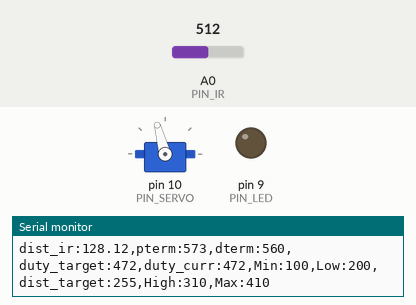
Simulated run of this sketch. Board: Arduino Uno, built with avr-gcc and run on an emulated ATmega328P. Shown: servo, output pins drawn as LEDs (lit = HIGH), the last lines printed to the serial monitor. The inputs (shaded band) are chosen by the test bench; at power-on: A0 (PIN_IR) = 512.

Above: at 1.2 s.
1.3 s: A0 (PIN_IR) set to 122
At 2.8 s:
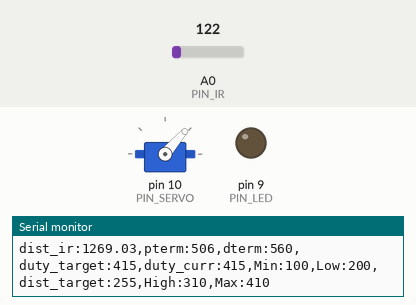
3.5 s: A0 (PIN_IR) set to 306
At 5.2 s:
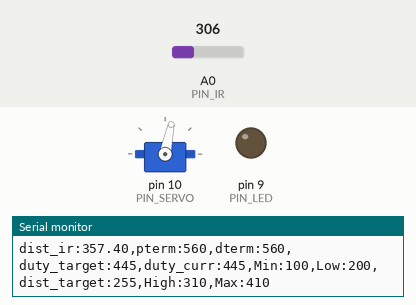
Timing chart, 0 to 6.7 s (numbered marks = the images above; inputs shaded):
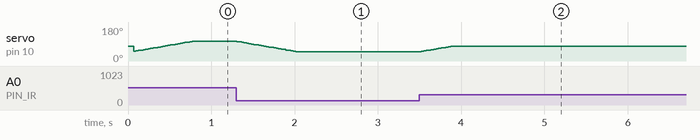

Measured:
- after the input at 1.3 s, servo on pin 10 (PIN_SERVO): moves from 105° to 49° over 0.71 s, starting at once
- after the input at 3.5 s, servo on pin 10 (PIN_SERVO): moves from 49° to 78° over 0.35 s, starting at once

The sketch:

PDcontrol.ino
```cpp
#include <Servo.h>

/////////////////////////////
// Configurable parameters //
/////////////////////////////

// Arduino pin assignment
#define PIN_LED 9            // [20200000] LED핀 설정
#define PIN_SERVO 10         //[20191979] Servo 핀 설정
#define PIN_IR A0            // [20191979] 적외선 핀(아날로그핀)

// Framework setting
#define _DIST_TARGET 360   // [20213085] 정지하려는 위치 목표값
#define _DIST_MIN 100         //[20191979] 최소거리
#define _DIST_MAX 410        //[20191979] 최대거리

// Distance sensor
#define _DIST_ALPHA 0.5 //[20203118] DIST_ALPHA 값 설정

// Servo range
#define _DUTY_MIN 1050    // [20213083]서보 각도의 최솟값 설정
#define _DUTY_NEU 1350   // [20213090]서보 수평 각도 펄스 값
#define _DUTY_MAX 1750        // [20213081] 서보 각도의 최댓값

// Servo speed control
#define _SERVO_ANGLE 30 //[20203118] 최대 가동범위에 따른 목표 서보 회전각
#define _SERVO_SPEED 50 //[20203118] 서보 속도 설정

// Event periods
#define _INTERVAL_DIST 10   // [20213099] 거리 센서 주기 설정
#define _INTERVAL_SERVO 20  // [20213099] 서보 주기 설정
#define _INTERVAL_SERIAL 80  // [20213099] 시리얼 표시 주기 설정

// PID parameters
#define _KP 1.2    //[20191979] 비례제어 값
#define _KD 30
//////////////////////
// global variables //
//////////////////////

// Servo instance
Servo myservo;  // [20213090] 서보 인스턴스 선언

// Distance sensor
float dist_target; // location to send the ball
float dist_raw, dist_ema, dist_cali, dist_average; //[20203118] 거리와 노이즈 필터 적용 후 거리를 저장하기 위한 변수
float alpha;
// Event periods
unsigned long last_sampling_time_dist, last_sampling_time_servo, last_sampling_time_serial; //[20203118] 마지막으로 측정한 거리, 마지막으로 측정한 서보 각도(각 이벤트별로 업데이트를 위해 측정하는 시간)
bool event_dist, event_servo, event_serial; //[20203118] 이벤트 별로 이번 루프에서 업데이트 여부

// Servo speed control
int duty_chg_per_interval; //[20213086]interval 당 최대 duty 변화량
int duty_target, duty_curr; //[20213086] 목표 duty와 현재 duty 값

// PID variables
float error_curr, error_prev, control, pterm, dterm, iterm;
//[20213086] error_curr: 현재 주기 오차값 / error_prev : 이전 주기 오차 값 / control : PID 제어량 / pterm, dterm, iterm : 비례,적분,미분 이득값

int a = 83;
int b = 205;

void setup() {
// initialize GPIO pins for LED and attach servo
  pinMode(PIN_LED, OUTPUT);

// move servo to neutral position
  myservo.attach(PIN_SERVO);
  duty_target = duty_curr = _DUTY_NEU;
  myservo.writeMicroseconds(duty_curr);

  // initialize global variables
  duty_curr=_DUTY_MIN; //[20203118] duty_curr 값 초기화
  dist_target=_DIST_TARGET; //[20203118] dist_target 값 초기화
  alpha = _DIST_ALPHA;
  last_sampling_time_dist = last_sampling_time_servo = last_sampling_time_serial = 0;
  event_dist = event_servo = event_serial = false;

  // initialize serial port
  Serial.begin(115200);

// convert angle speed into duty change per interval.
  duty_chg_per_interval = int((_DUTY_MAX-_DUTY_MIN))*((float)_SERVO_SPEED/_SERVO_ANGLE)*(float(_INTERVAL_SERVO)/1000.0); //duty_chg_per_interval 값 설정
}


void loop() {
  /////////////////////
  // Event generator //
  /////////////////////
  // [20213090]
  unsigned long time_curr = millis();
  if(time_curr >= last_sampling_time_dist + _INTERVAL_DIST){
          last_sampling_time_dist += _INTERVAL_DIST;
          event_dist = true;
  }
  if(time_curr >= last_sampling_time_servo + _INTERVAL_SERVO){
          last_sampling_time_servo += _INTERVAL_SERVO;
          event_servo = true;
  }
  if(time_curr >= last_sampling_time_serial + _INTERVAL_SERIAL){
          last_sampling_time_serial += _INTERVAL_SERIAL;
          event_serial = true;
  }


  ////////////////////
  // Event handlers //
  ////////////////////

  if(event_dist) {
    event_dist = false;
    // get a distance reading from the distance sensor
    dist_raw = ir_distance_filtered();
    dist_cali = 100 + 300.0 / (b - a) *(dist_raw - a);
    dist_ema = alpha*dist_cali + (1-alpha)*dist_ema;
    dist_average = 0;

    for(int i = 0; i < 100; ++i){
      dist_raw = ir_distance_filtered();
      dist_cali = 100 + 300.0 / (b - a) *(dist_raw - a);
      dist_ema = alpha*dist_cali + (1-alpha)*dist_ema;
      dist_average += dist_ema;
      delay(0.1);
    }

    dist_average /= 100;

  // PID control logic
    error_curr = dist_target - dist_average;
    pterm = _KP * error_curr; //[20213083]
    dterm = _KD * (error_curr - error_prev);
    control = pterm + dterm; //[20203118]

  // duty_target = f(duty_neutral, control)
    duty_target = _DUTY_NEU + control; //[20213086]

  // keep duty_target value within the range of [_DUTY_MIN, _DUTY_MAX]
    if(duty_target > _DUTY_MAX){duty_target = _DUTY_MAX;}
    if(duty_target < _DUTY_MIN){duty_target = _DUTY_MIN;}

    error_prev = error_curr;
  }

  if(event_servo) {
    event_servo=false;

     // adjust duty_curr toward duty_target by duty_chg_per_interval
    if(duty_target > duty_curr) {
        duty_curr += duty_chg_per_interval;
        if(duty_curr > duty_target) duty_curr = duty_target;
      }
    else {
        duty_curr -= duty_chg_per_interval;
        if(duty_curr < duty_target) duty_curr = duty_target;
      }

    // update servo position
    myservo.writeMicroseconds(duty_curr);
  }
  if(event_serial) {
    event_serial = false; //[20203118]
    Serial.print("dist_ir:");
    Serial.print(dist_average);
    Serial.print(",pterm:");
    Serial.print(map(pterm,-1000,1000,510,610));
    Serial.print(",dterm:");
    Serial.print(map(dterm,-1000,1000,510,610));
    Serial.print(",duty_target:");
    Serial.print(map(duty_target,1000,2000,410,510));
    Serial.print(",duty_curr:");
    Serial.print(map(duty_curr,1000,2000,410,510));
    Serial.println(",Min:100,Low:200,dist_target:255,High:310,Max:410");
  }
//  if(event_serial) {
//      event_serial = false;
//      Serial.print("dist_raw:");
//      Serial.print(dist_raw);
//      Serial.print(",dist_ir:");
//      Serial.print(dist_ema);
//      Serial.print(",pterm:");
//      Serial.print(map(pterm,-1000,1000,510,610));
//      Serial.print(",duty_target:");
//      Serial.print(map(duty_target,1000,2000,410,510));
//      Serial.print(",duty_curr:");
//      Serial.print(map(duty_curr,1000,2000,410,510));
//      Serial.println(",Min:100,Low:83,dist_target:300,High:205,Max:410");
//  }
}
float ir_distance(void){ // return value unit: mm
  float val;
  float volt = float(analogRead(PIN_IR));
  val = ((6762.0/(volt-9.0))-4.0) * 10.0;
  return val;
}

float ir_distance_filtered(void){ // return value unit: mm
  return ir_distance(); // for now, just use ir_distance() without noise filter.
}
```
